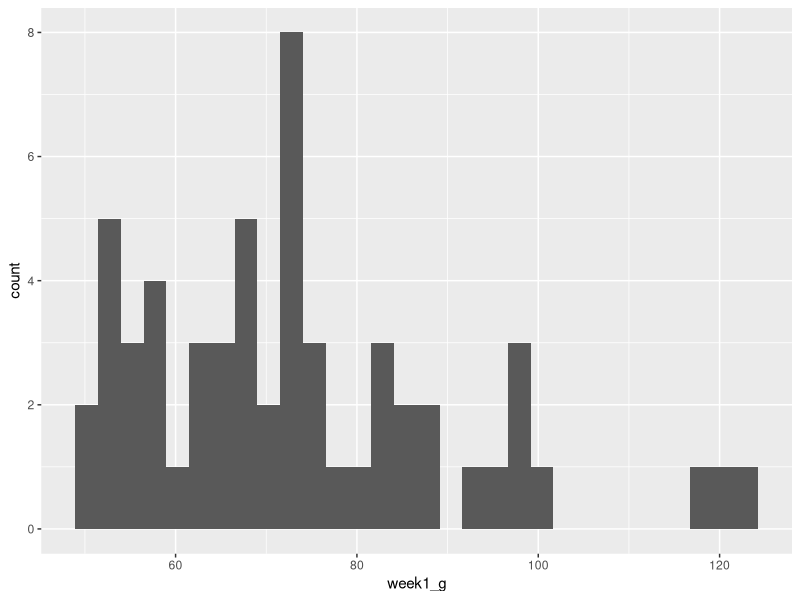
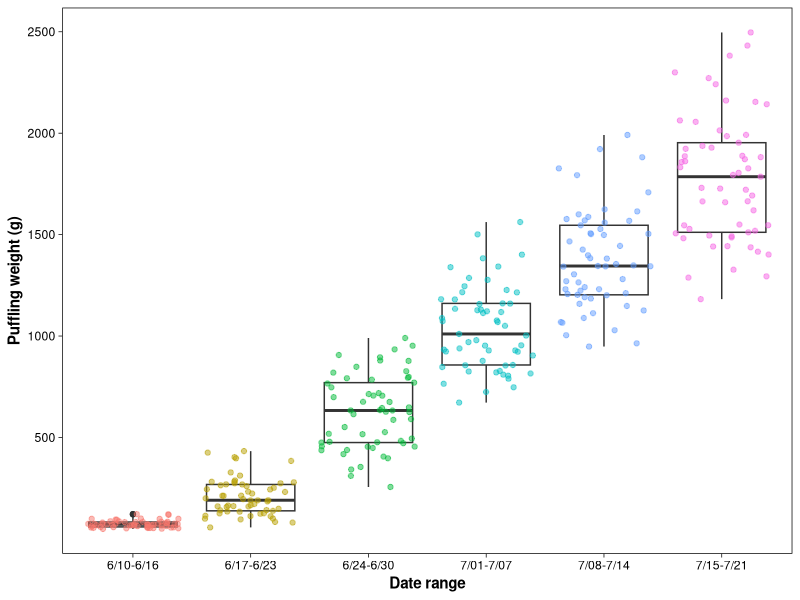
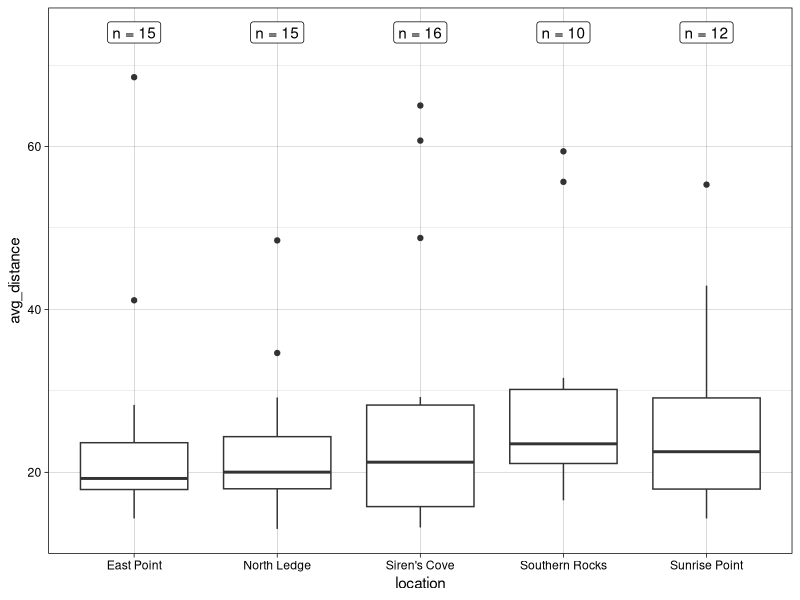
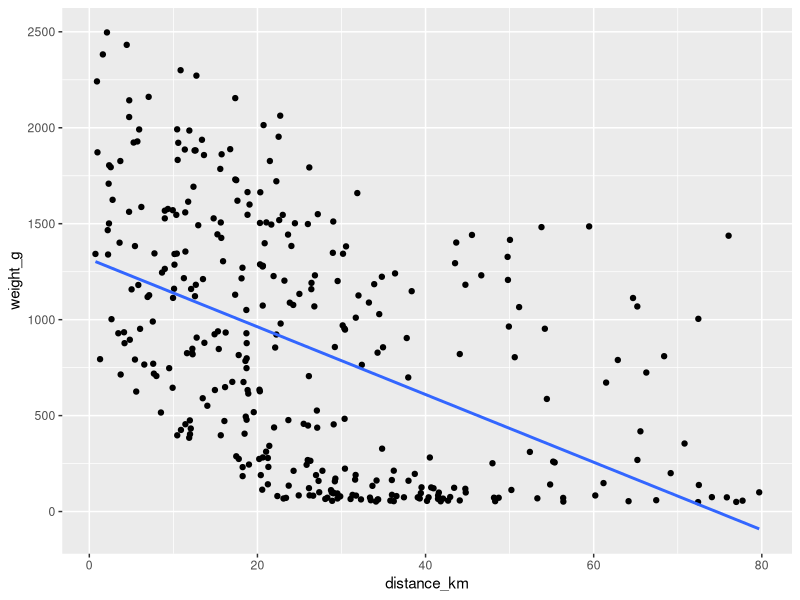
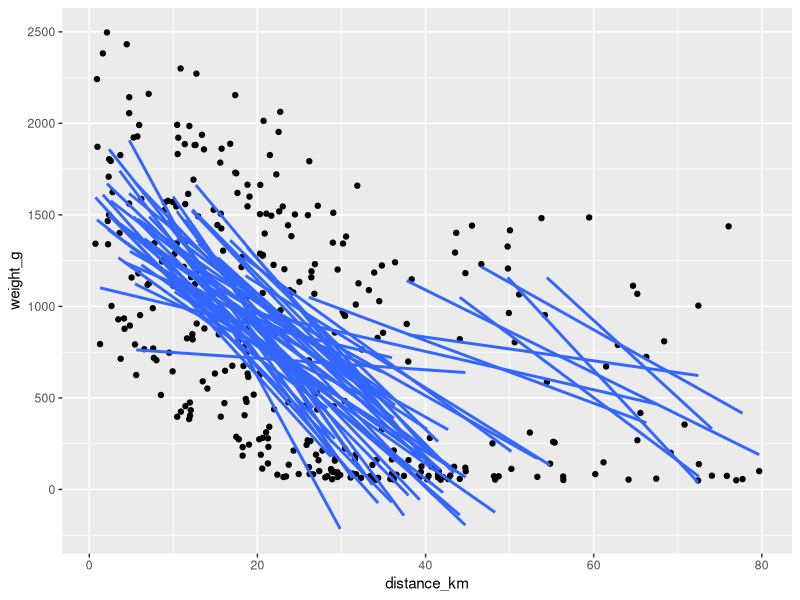
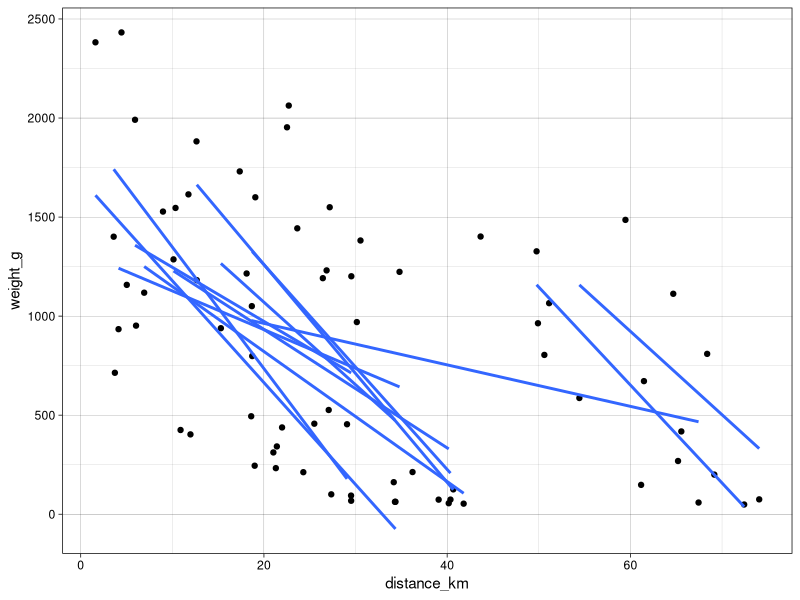
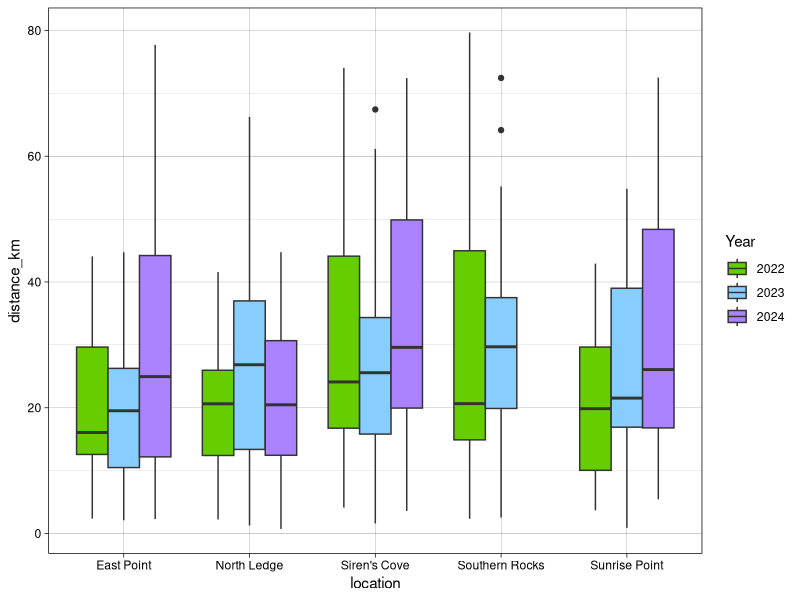
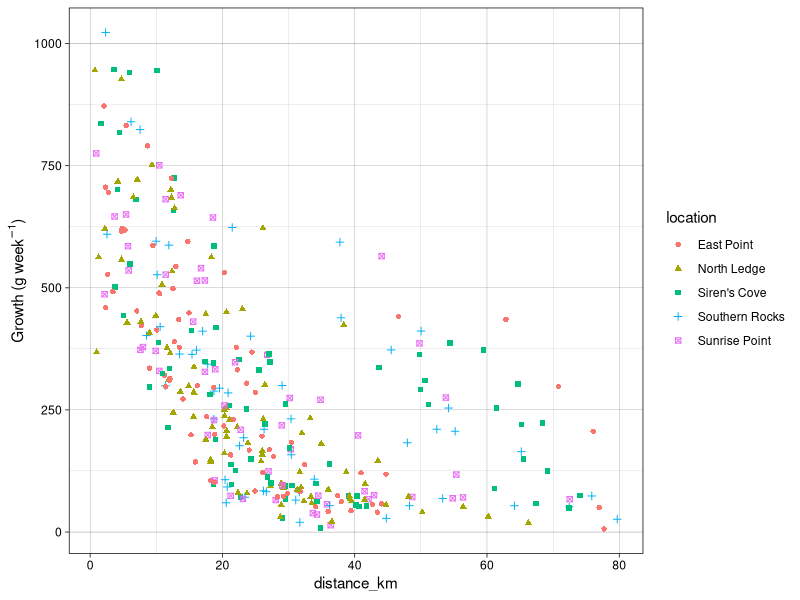

These figures' R source, in order:
## ---- chunk 1
# install.packages("tidyverse")

library(tidyverse) # this includes ggplot2, dplyr, tidyr, stringr, and more!
library(glue)
## ---- chunk 2
setwd("~/Desktop/Repos/2024-afo.sco.wos-tidyverse-workshop")

pufflings <- read_csv("data/puffling_weights.csv")
puffins <- read_csv("data/Fratercula_foraging.csv")
dates <- read_csv("data/Fratercula_sampling_dates.csv")
## ---- chunk 3
# a very basic visual
ggplot() +
  geom_histogram(data = pufflings, aes(x = week1_g))

pufflings <- pufflings %>%
  
  # "tidy" data by splitting each data point into its own row
  pivot_longer(cols = starts_with("week"),
               names_to = "week",
               values_to = "weight_g") %>%
  
  # intro to regular expressions: extract just the number out of each "weekX" label
  mutate(week = str_extract(week, "[0-9]"))

weeks <- dates %>%
  
  # "tidy" date data to prepare for further transformation
  pivot_longer(cols = everything(),
               names_to = "week",
               names_prefix = "week",   # this removes the specified prefix from each column name
               values_to = "date") %>%
  
  # output the first and last day in each week bracket
  group_by(week) %>%
  summarise(start = min(date),
            end = max(date)) %>%
  
  # create a new column from the above data
  mutate(label = glue("{start}-{end}")) # this is equivalent to `mutate(label = paste0(start, "-", end))`

# remove the leading zeros from the dates for ease of human-readability
weeks$label <- str_remove_all(weeks$label, "^0|(?<=-)0")

# create a more well-developed plot
ggplot(pufflings, aes(x = week, y = weight_g)) +
  # add a boxplot layer
  geom_boxplot() +
  
  # using the same data, layer points on top of boxplots & set the color variable to `week`
  # (this is more an aesthetic choice rather than particularly meaningful)
  geom_jitter(aes(col = week), alpha = 0.5) +
  
  # change the x-axis labels to those developed above
  scale_x_discrete(labels = weeks$label) +
  
  # change the y-axis scale
  scale_y_continuous(breaks = seq(500, 2500, by = 500)) +
  
  # change the axis labels
  labs(x = "Date range", y = "Puffling weight (g)") +
  
  # rotate the plot
  #coord_flip() +
  
  # change the theme
  theme_linedraw() +
  #theme_classic() +
  
  # customize particular aspects of the theme: remove the background grid and the (redundant) legend
  theme(panel.grid = element_blank(),
        axis.title = element_text(face = "bold"),
        legend.position = "none")

ggsave("figures/puffling_growth.png", width = 6, height = 8, units = "in", dpi = 600)
## ---- chunk 4
# average each adult's foraging distances across all six weeks
puffin_avgs <- puffins %>%
  rowwise() %>%
  summarise(nest = nest,
            location = location,
            avg_distance = mean(c_across(starts_with("week"))))

sample_sizes <- puffin_avgs %>%
  group_by(location) %>%
  summarise(number = n())

ggplot(puffin_avgs, aes(x = location, y = avg_distance)) +
  geom_boxplot() +
  # geom_text(data = sample_sizes, aes(label = paste("n =", number),
  #                                    x = location,
  #                                    y = round(max(puffin_avgs$avg_distance, na.rm = TRUE)) + 5)) +
  geom_label(data = sample_sizes, aes(label = paste("n =", number),
                                     x = location,
                                     y = round(max(puffin_avgs$avg_distance, na.rm = TRUE)) + 5)) +
  theme_linedraw()
## ---- chunk 5
# tidy adult puffin data
puffins <- pivot_longer(puffins,
                        cols = starts_with("week"),
                        names_to = "week",
                        values_to = "distance_km") %>%
  
  # extract digits from character strings
  mutate(week = str_extract(week, "[0-9]"))

# merge adult and puffling data frames by common variables
puffins_combined1 <- left_join(puffins, pufflings, join_by(nest == chick, location, week))

puffins_combined2 <- left_join(pufflings, puffins, join_by(chick == nest, location, week))

puffins_combined <- right_join(puffins, pufflings, join_by(nest == chick, location, week))

# visualize newly merged data
ggplot(puffins_combined, aes(x = distance_km, y = weight_g)) +
  geom_point() +
  
  # add a linear regression line
  geom_smooth(method = "lm", se = FALSE)

# plot the same thing but creating separate trend lines for each nest
ggplot(puffins_combined, aes(x = distance_km, y = weight_g, group = nest)) +
  geom_point() +
  geom_smooth(method = "lm", se = FALSE)

puffins_combined %>%
  filter(location == "Siren's Cove") %>%
  ggplot(aes(x = distance_km, y = weight_g, group = nest)) +
  geom_point() +
  geom_smooth(method = "lm", se = FALSE) +
  theme_linedraw()
## ---- chunk 6
puffins_combined <- puffins_combined %>%
  mutate(year = case_when(str_detect(nest, "A[A-Z]") ~ 2023,
                          str_detect(nest, "B[A-Z]") ~ 2024,
                          .default = 2022))

# plot annual variation in foraging distances
puffins_combined %>%
  
  # add in missing combination(s) of location & year for consistent boxplot spacing!
  complete(location, year) %>%
  
  # ^note that this above is piped directly into ggplot
  ggplot(aes(x = location, y = distance_km, fill = as.factor(year))) +
  geom_boxplot(position = position_dodge(preserve = "single")) +
  scale_fill_manual(values = c("chartreuse3", "skyblue1", "mediumpurple1"),
                    name = "Year") +
  theme_linedraw()

# calculate the pufflings' weight change from week to week
puffins_combined <- puffins_combined %>%
  group_by(nest) %>%
  mutate(growth = weight_g - lag(weight_g)) %>%
  
  # fill NAs (first week at each nest) with first-week weight gain
  mutate(growth = replace_na(growth, weight_g[week == 1]))

# plot growth against distance; go over the difference b/w `aes(col = )` and `col = `
ggplot() +
  #geom_point(data = puffins_combined, aes(distance_km, growth), col = "orangered") +
  geom_point(data = puffins_combined, aes(distance_km, growth, col = location,
                                          shape = location)) +
  labs(y = "Growth (g/week)") +
  labs(y = expression("Growth (g week"^-1*")")) +
  theme_linedraw()

# prepare to plot data by time
dates <- dates %>%
  # add years
  mutate(across(starts_with("week"),
                ~ case_when(str_detect(nest, "^[A-Z]$") ~ paste0(.x, "/2022"),
                            str_detect(nest, "^A[A-Z]") ~ paste0(.x, "/2023"),
                            str_detect(nest, "^B[A-Z]") ~ paste0(.x, "/2024")))) %>%
  mutate(across(starts_with("week"), ~ as.Date(.x, format = "%m/%d/%Y"))) %>%
  pivot_longer(cols = starts_with("week"),
               names_to = "week",
               names_prefix = "week",
               values_to = "date") %>%
  separate_wider_delim(date, delim = "-", names = c("year", "month", "day"),
                       cols_remove = FALSE) %>%
  mutate(year = as.numeric(year))

puffins_combined <- puffins_combined %>%
  left_join(dates) %>%  # without join_by(), all variables in common are used
  
  # creating fake date column for use in plotting
  mutate(cal_date = as.Date(paste0(month, "/", day), format = "%m/%d"))

write_csv(puffins_combined, "data/allPuffinData.csv")

ggplot() +
  geom_line(data = puffins_combined, aes(x = cal_date, y = weight_g, group = nest,
                                         col = as.factor(year))) +
  facet_wrap( ~ factor(location,
                       levels = unique(puffins_combined$location))) +
  theme_linedraw()
